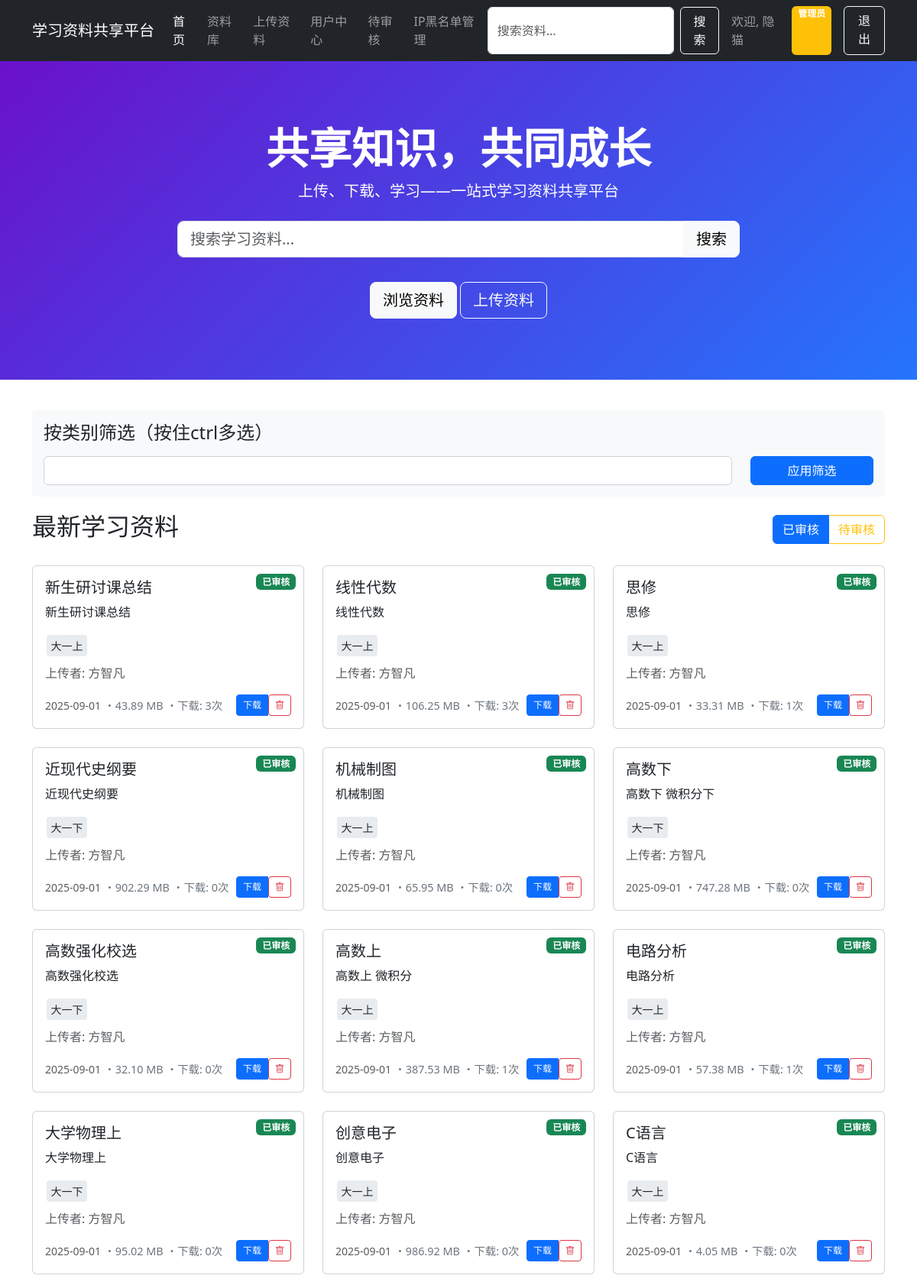
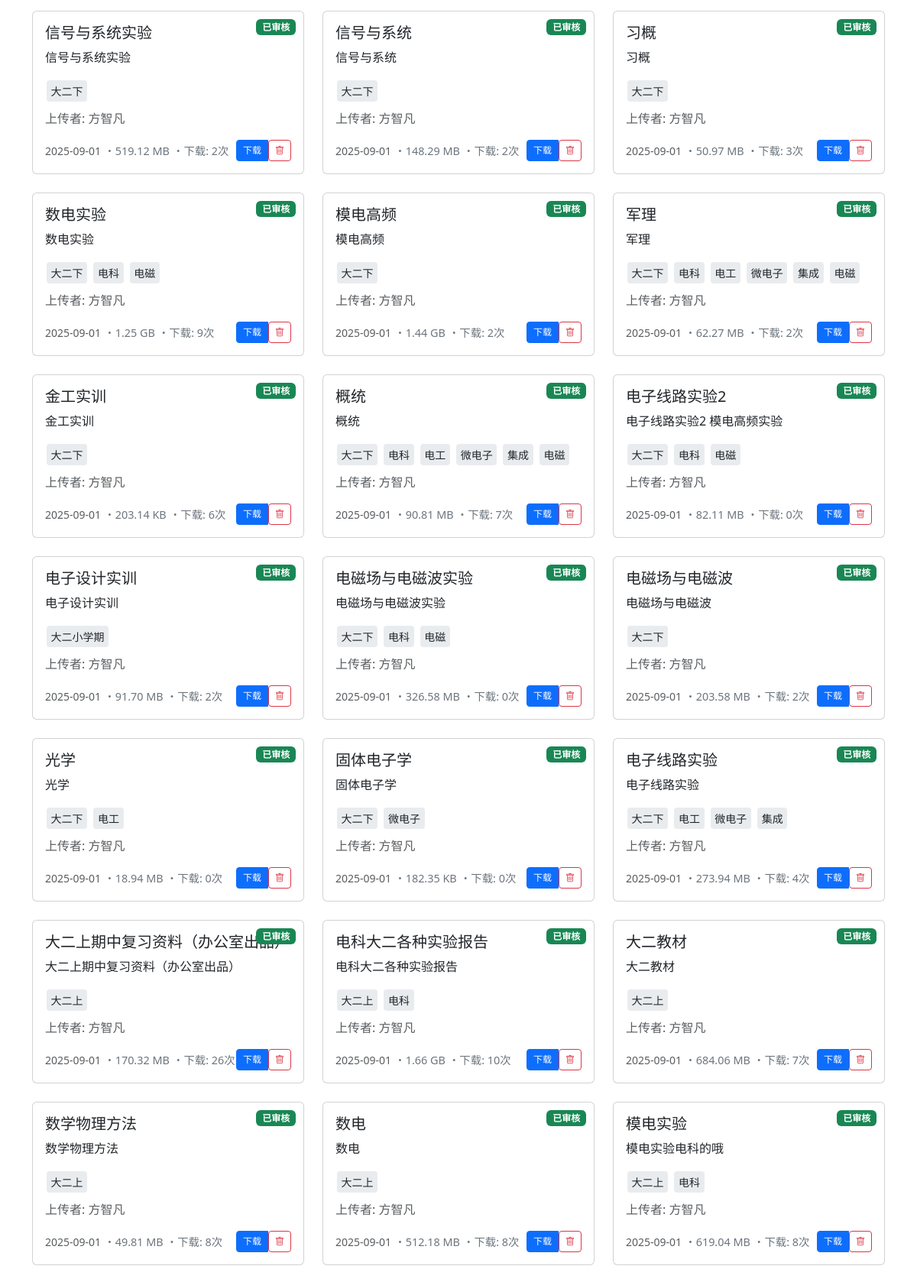
The page / (signed in, upper part) on the database its author committed (2 pictures, top to bottom).
### tables this page shows
CREATE TABLE `materials` (
  `id` int(6) UNSIGNED NOT NULL,
  `title` varchar(255) NOT NULL,
  `description` text,
  `filename` varchar(255) NOT NULL,
  `original_name` varchar(255) NOT NULL,
  `file_size` int(11) DEFAULT NULL,
  `uploader_id` int(6) UNSIGNED DEFAULT NULL,
  `status` enum('pending','approved','rejected') DEFAULT 'pending',
  `download_count` int(11) DEFAULT '0',
  `uploaded_at` timestamp NOT NULL DEFAULT CURRENT_TIMESTAMP,
  `reviewed_at` timestamp NULL DEFAULT NULL,
  `reviewer_id` int(6) UNSIGNED DEFAULT NULL
);

CREATE TABLE `users` (
  `id` int(6) UNSIGNED NOT NULL,
  `username` varchar(30) NOT NULL,
  `email` varchar(50) NOT NULL,
  `password` varchar(255) NOT NULL,
  `role` enum('user','admin') DEFAULT 'user',
  `created_at` timestamp NOT NULL DEFAULT CURRENT_TIMESTAMP
);

### index.php (the view, shortened to what this page needs)
<?php
$servername = "localhost";
$username = "******";
$password = "******";
$dbname = "******";
$conn = new mysqli($servername, $username, $password, $dbname);
$conn->set_charset("utf8");
$search_keyword = "";
$category_filter = [];
$materials = [];
$status_filter = isset($_GET['status']) ? $_GET['status'] : 'approved';
$where_clause = "";
if ($status_filter == 'approved') {
    $where_clause = "WHERE m.status = 'approved'";
} elseif ($status_filter == 'pending' && isset($_SESSION['role']) && $_SESSION['role'] == 'admin') {
    $where_clause = "WHERE m.status = 'pending'";
}
$sql = "SELECT m.*, u.username as uploader_name,
               GROUP_CONCAT(c.name SEPARATOR ', ') as category_names
        FROM materials m
        LEFT JOIN users u ON m.uploader_id = u.id
        LEFT JOIN material_categories mc ON m.id = mc.material_id
        LEFT JOIN categories c ON mc.category_id = c.id
        $where_clause
        GROUP BY m.id
        ORDER BY m.uploaded_at DESC";
$result = $conn->query($sql);
if ($result && $result->num_rows > 0) {
    while ($row = $result->fetch_assoc()) {
        $materials[] = $row;
    }
}
?>
<!DOCTYPE html>
<html lang="zh-CN">
<head>
    <link href="https://cdn.jsdelivr.net/npm/bootstrap@5.3.0/dist/css/bootstrap.min.css" rel="stylesheet">
    <link rel="stylesheet" href="https://cdn.jsdelivr.net/npm/bootstrap-icons@1.10.0/font/bootstrap-icons.css">
    <link rel="stylesheet" href="https://cdn.jsdelivr.net/npm/select2@4.1.0-rc.0/dist/css/select2.min.css">
</head>
<body>
    <nav class="navbar navbar-expand-lg navbar-dark bg-dark sticky-top">
        <div class="container">
            <a class="navbar-brand" href="index.php">学习资料共享平台</a>
            <div class="collapse navbar-collapse" id="navbarNav">
                <ul class="navbar-nav me-auto">
                    <li class="nav-item"><a class="nav-link active" href="index.php">首页</a></li>
                    <li class="nav-item"><a class="nav-link" href="index.php?status=approved">资料库</a></li>
                    <?php if (isset($_SESSION['user_id'])): ?>
                        <li class="nav-item"><a class="nav-link" href="#upload">上传资料</a></li>
                        <li class="nav-item"><a class="nav-link" href="user_center.php">用户中心</a></li>
                    <?php endif; ?>
                    <?php if (isset($_SESSION['role']) && $_SESSION['role'] == 'admin'): ?>
                        <li class="nav-item">
                            <a class="nav-link position-relative" href="index.php?status=pending">
                                待审核
                            </a>
                        </li>
                        <li class="nav-item">
                            <a class="nav-link" href="admin_blacklist.php">IP黑名单管理</a>
                        </li>
                    <?php endif; ?>
                </ul>
                <form class="d-flex search-form me-3" action="index.php" method="GET">
                    <input class="form-control me-2" type="search" name="search" placeholder="搜索资料..."
                           value="<?php echo htmlspecialchars($search_keyword); ?>" aria-label="Search">
                    <button class="btn btn-outline-light" type="submit">搜索</button>
                </form>
                <div class="d-flex">
                    <?php if (isset($_SESSION['user_id'])): ?>
                        <span class="navbar-text me-3">欢迎, <?php echo $_SESSION['username']; ?></span>
                        <?php if ($_SESSION['role'] == 'admin'): ?>
                            <span class="navbar-text badge bg-warning me-3">管理员</span>
                        <?php endif; ?>
                        <a class="btn btn-outline-light" href="?logout=true">退出</a>
                    <?php else: ?>
                        <button class="btn btn-outline-light me-2" data-bs-toggle="modal" data-bs-target="#loginModal">登录</button>
                        <button class="btn btn-primary" data-bs-toggle="modal" data-bs-target="#registerModal">注册</button>
                    <?php endif; ?>
                </div>
            </div>
        </div>
    </nav>
    <section class="hero-section text-center">
        <div class="container">
            <h1 class="display-4 fw-bold">共享知识，共同成长</h1>
            <p class="lead">上传、下载、学习——一站式学习资料共享平台</p>
            <div class="row justify-content-center mt-4">
                <div class="col-md-8">
                    <form action="index.php" method="GET">
                        <div class="input-group input-group-lg">
                            <input type="text" class="form-control" name="search" placeholder="搜索学习资料..."
                                   value="<?php echo htmlspecialchars($search_keyword); ?>">
                            <button class="btn btn-light" type="submit">搜索</button>
                        </div>
                    </form>
                </div>
            </div>
            <div class="mt-3">
                <a href="#materials" class="btn btn-light btn-lg mt-3">浏览资料</a>
                <?php if (isset($_SESSION['user_id'])): ?>
                    <a href="#upload" class="btn btn-outline-light btn-lg mt-3">上传资料</a>
                <?php else: ?>
                    <button class="btn btn-outline-light btn-lg mt-3" data-bs-toggle="modal" data-bs-target="#loginModal">上传资料</button>
                <?php endif; ?>
            </div>
        </div>
    </section>
    <div class="container">
        <div class="category-filter">
            <h4 class="mb-3">按类别筛选（按住ctrl多选）</h4>
            <form method="GET" id="categoryFilterForm">
                <div class="row">
                    <div class="col-md-10">
                    </div>
                    <div class="col-md-2">
                        <button type="submit" class="btn btn-primary w-100">应用筛选</button>
                    </div>
                </div>
            </form>
        </div>
        <div class="d-flex justify-content-between align-items-center mb-4">
            <h2 id="materials">
                <?php
                if (!empty($search_keyword) && !empty($category_filter)) {
                    echo '搜索"' . htmlspecialchars($search_keyword) . '"的结果';
                } elseif (!empty($search_keyword)) {
                    echo '搜索"' . htmlspecialchars($search_keyword) . '"的结果';
                } elseif (!empty($category_filter)) {
                    echo '筛选后的资料';
                } elseif ($status_filter == 'approved') {
                    echo '最新学习资料';
                } else {
                    echo '待审核资料';
                }
                ?>
            </h2>
            <?php if (isset($_SESSION['role']) && $_SESSION['role'] == 'admin'): ?>
                <div class="btn-group">
                    <a href="?status=approved<?php echo !empty($category_filter) ? '&categories[]=' . implode('&categories[]=', $category_filter) : ''; ?>&search=<?php echo urlencode($search_keyword); ?>"
                       class="btn btn-outline-primary <?php echo $status_filter == 'approved' ? 'active' : ''; ?>">已审核</a>
                    <a href="?status=pending<?php echo !empty($category_filter) ? '&categories[]=' . implode('&categories[]=', $category_filter) : ''; ?>&search=<?php echo urlencode($search_keyword); ?>"
                       class="btn btn-outline-warning <?php echo $status_filter == 'pending' ? 'active' : ''; ?>">待审核</a>
                </div>
            <?php endif; ?>
        </div>
        <section class="mb-5">
            <div class="row">
                <?php if (count($materials) > 0): ?>
                    <?php foreach ($materials as $material): ?>
                        <div class="col-md-4 mb-4">
                            <div class="card material-card">
                                <span class="badge
                                    <?php
                                    if ($material['status'] == 'approved') echo 'bg-success';
                                    elseif ($material['status'] == 'pending') echo 'bg-warning';
                                    else echo 'bg-danger';
                                    ?> status-badge">
                                    <?php
                                    if ($material['status'] == 'approved') echo '已审核';
                                    elseif ($material['status'] == 'pending') echo '审核中';
                                    else echo '已拒绝';
                                    ?>
                                </span>
                                <div class="card-body">
                                    <h5 class="card-title">
                                        <?php if (!empty($search_keyword)): ?>
                                            <?php echo highlightKeywords(htmlspecialchars($material['title']), $search_keyword); ?>
                                        <?php else: ?>
                                            <?php echo htmlspecialchars($material['title']); ?>
                                        <?php endif; ?>
                                    </h5>
                                    <p class="card-text">
                                        <?php
                                        $full_description = $material['description'];
                                        $short_description = substr($full_description, 0, 150);
                                        $is_long = strlen($full_description) > 150;
                                        if (!empty($search_keyword)) {
                                            $short_display = highlightKeywords(htmlspecialchars($short_description), $search_keyword);
                                            $full_display = highlightKeywords(htmlspecialchars($full_description), $search_keyword);
                                        } else {
                                            $short_display = htmlspecialchars($short_description);
                                            $full_display = htmlspecialchars($full_description);
                                        }
                                        ?>
                                        <span class="material-description" id="desc-<?php echo $material['id']; ?>">
                                            <?php echo $is_long ? $short_display . '...' : $full_display; ?>
                                        </span>
                                    </p>
                                    <div class="mb-2">
                                        <?php if (!empty($material['category_names'])): ?>
                                            <?php $cats = explode(', ', $material['category_names']); ?>
                                            <?php foreach ($cats as $cat): ?>
                                                <span class="category-tag"><?php echo htmlspecialchars($cat); ?></span>
                                            <?php endforeach; ?>
                                        <?php endif; ?>
                                    </div>
                                    <p class="text-muted">上传者: <?php echo htmlspecialchars($material['uploader_name']); ?></p>
                                    <div class="d-flex justify-content-between align-items-center">
                                        <div>
                                            <small class="text-muted"><?php echo date('Y-m-d', strtotime($material['uploaded_at'])); ?></small>
                                            <span class="file-size">・<?php echo formatFileSize($material['file_size']); ?></span>
                                            <?php if ($material['status'] == 'approved'): ?>
                                                <span class="file-size">・下载: <?php echo $material['download_count']; ?>次</span>
                                            <?php endif; ?>
                                        </div>
                                        <div class="btn-group">
                                            <?php if ($material['status'] == 'approved'): ?>
                                                <a href="?download=<?php echo $material['id']; ?>" class="btn btn-sm btn-primary">下载</a>
                                            <?php endif; ?>
                                            <?php if (isset($_SESSION['role']) && $_SESSION['role'] == 'admin'): ?>
                                                <form method="POST" class="d-inline" onsubmit="return confirm('确定要删除这个资料吗？此操作不可恢复。');">
                                                    <button type="submit" name="delete" class="btn btn-sm btn-outline-danger">
                                                        <i class="bi bi-trash"></i>
                                                    </button>
                                                </form>
                                            <?php endif; ?>
                                        </div>
                                    </div>
                                </div>
                            </div>
                        </div>
                    <?php endforeach; ?>
                <?php endif; ?>
            </div>
        </section>
</body>
</html>
<?php
function formatFileSize($bytes) {
    $k = 1024;
    $sizes = ['B', 'KB', 'MB', 'GB'];
    $i = floor(log($bytes) / log($k));
    return number_format(($bytes / pow($k, $i)), 2) . ' ' . $sizes[$i];
}
?>

### index.php (style rules this page uses)
.hero-section { background: linear-gradient(135deg, #6a11cb 0%, #2575fc 100%); color: white; padding: 80px 0; margin-bottom: 40px; }
.material-card { transition: transform 0.3s, box-shadow 0.3s; height: 100%; }
.status-badge { position: absolute; top: 10px; right: 10px; }
.file-size { font-size: 0.9rem; color: #6c757d; }
.search-form { max-width: 500px; }
.category-filter { margin-bottom: 20px; padding: 15px; background-color: #f8f9fa; border-radius: 5px; }
.category-tag { display: inline-block; background-color: #e9ecef; padding: 0.25em 0.4em; margin: 2px; border-radius: 0.25rem; font-size: 0.875em; }
.btn-group-sm > .btn, .btn-sm { padding: 0.25rem 0.5rem; font-size: 0.75rem; }
.material-description { display: inline; overflow: hidden; line-height: 1.5; }

### rows shown on the page
materials: status "已审核", title "新生研讨课总结", description "新生研讨课总结", cat "大一上", uploader.username "方智凡", uploaded_at "2025-09-01", file_size "43.89 MB", download_count "3"
materials: status "已审核", title "线性代数", description "线性代数", cat "大一上", uploader.username "方智凡", uploaded_at "2025-09-01", file_size "106.25 MB", download_count "3"
materials: status "已审核", title "思修", description "思修", cat "大一上", uploader.username "方智凡", uploaded_at "2025-09-01", file_size "33.31 MB", download_count "1"
materials: status "已审核", title "近现代史纲要", description "近现代史纲要", cat "大一下", uploader.username "方智凡", uploaded_at "2025-09-01", file_size "902.29 MB", download_count "0"
materials: status "已审核", title "机械制图", description "机械制图", cat "大一上", uploader.username "方智凡", uploaded_at "2025-09-01", file_size "65.95 MB", download_count "0"
materials: status "已审核", title "高数下", description "高数下 微积分下", cat "大一下", uploader.username "方智凡", uploaded_at "2025-09-01", file_size "747.28 MB", download_count "0"
materials: status "已审核", title "高数强化校选", description "高数强化校选", cat "大一下", uploader.username "方智凡", uploaded_at "2025-09-01", file_size "32.10 MB", download_count "0"
materials: status "已审核", title "高数上", description "高数上 微积分", cat "大一上", uploader.username "方智凡", uploaded_at "2025-09-01", file_size "387.53 MB", download_count "1"
materials: status "已审核", title "电路分析", description "电路分析", cat "大一上", uploader.username "方智凡", uploaded_at "2025-09-01", file_size "57.38 MB", download_count "1"
materials: status "已审核", title "大学物理上", description "大学物理上", cat "大一下", uploader.username "方智凡", uploaded_at "2025-09-01", file_size "95.02 MB", download_count "0"
materials: status "已审核", title "创意电子", description "创意电子", cat "大一上", uploader.username "方智凡", uploaded_at "2025-09-01", file_size "986.92 MB", download_count "0"
materials: status "已审核", title "C语言", description "C语言", cat "大一上", uploader.username "方智凡", uploaded_at "2025-09-01", file_size "4.05 MB", download_count "0"
materials: status "已审核", title "信号与系统实验", description "信号与系统实验", cat "大二下", uploader.username "方智凡", uploaded_at "2025-09-01", file_size "519.12 MB", download_count "2"
materials: status "已审核", title "信号与系统", description "信号与系统", cat "大二下", uploader.username "方智凡", uploaded_at "2025-09-01", file_size "148.29 MB", download_count "2"
materials: status "已审核", title "习概", description "习概", cat "大二下", uploader.username "方智凡", uploaded_at "2025-09-01", file_size "50.97 MB", download_count "3"
materials: status "已审核", title "数电实验", description "数电实验", cat "大二下", cat "电科", cat "电磁", uploader.username "方智凡", uploaded_at "2025-09-01", file_size "1.25 GB", download_count "9"
materials: status "已审核", title "模电高频", description "模电高频", cat "大二下", uploader.username "方智凡", uploaded_at "2025-09-01", file_size "1.44 GB", download_count "2"
materials: status "已审核", title "军理", description "军理", cat "大二下", cat "电科", cat "电工", cat "微电子", cat "集成", cat "电磁", uploader.username "方智凡", uploaded_at "2025-09-01", file_size "62.27 MB", download_count "2"
materials: status "已审核", title "金工实训", description "金工实训", cat "大二下", uploader.username "方智凡", uploaded_at "2025-09-01", file_size "203.14 KB", download_count "6"
materials: status "已审核", title "概统", description "概统", cat "大二下", cat "电科", cat "电工", cat "微电子", cat "集成", cat "电磁", uploader.username "方智凡", uploaded_at "2025-09-01", file_size "90.81 MB", download_count "7"
materials: status "已审核", title "电子线路实验2", description "电子线路实验2 模电高频实验", cat "大二下", cat "电科", cat "电磁", uploader.username "方智凡", uploaded_at "2025-09-01", file_size "82.11 MB", download_count "0"
materials: status "已审核", title "电子设计实训", description "电子设计实训", cat "大二小学期", uploader.username "方智凡", uploaded_at "2025-09-01", file_size "91.70 MB", download_count "2"
materials: status "已审核", title "电磁场与电磁波实验", description "电磁场与电磁波实验", cat "大二下", cat "电科", cat "电磁", uploader.username "方智凡", uploaded_at "2025-09-01", file_size "326.58 MB", download_count "0"
materials: status "已审核", title "电磁场与电磁波", description "电磁场与电磁波", cat "大二下", uploader.username "方智凡", uploaded_at "2025-09-01", file_size "203.58 MB", download_count "2"
materials: status "已审核", title "光学", description "光学", cat "大二下", cat "电工", uploader.username "方智凡", uploaded_at "2025-09-01", file_size "18.94 MB", download_count "0"
materials: status "已审核", title "固体电子学", description "固体电子学", cat "大二下", cat "微电子", uploader.username "方智凡", uploaded_at "2025-09-01", file_size "182.35 KB", download_count "0"
materials: status "已审核", title "电子线路实验", description "电子线路实验", cat "大二下", cat "电工", cat "微电子", cat "集成", uploader.username "方智凡", uploaded_at "2025-09-01", file_size "273.94 MB", download_count "4"
materials: status "已审核", title "大二上期中复习资料（办公室出品）", description "大二上期中复习资料（办公室出品）", cat "大二上", uploader.username "方智凡", uploaded_at "2025-09-01", file_size "170.32 MB", download_count "26"
materials: status "已审核", title "电科大二各种实验报告", description "电科大二各种实验报告", cat "大二上", cat "电科", uploader.username "方智凡", uploaded_at "2025-09-01", file_size "1.66 GB", download_count "10"
materials: status "已审核", title "大二教材", description "大二教材", cat "大二上", uploader.username "方智凡", uploaded_at "2025-09-01", file_size "684.06 MB", download_count "7"
materials: status "已审核", title "数学物理方法", description "数学物理方法", cat "大二上", uploader.username "方智凡", uploaded_at "2025-09-01", file_size "49.81 MB", download_count "8"
materials: status "已审核", title "数电", description "数电", cat "大二上", uploader.username "方智凡", uploaded_at "2025-09-01", file_size "512.18 MB", download_count "8"
materials: status "已审核", title "模电实验", description "模电实验电科的哦", cat "大二上", cat "电科", uploader.username "方智凡", uploaded_at "2025-09-01", file_size "619.04 MB", download_count "8"

### other values the page prints
$_SESSION['username'] "隐猫"
